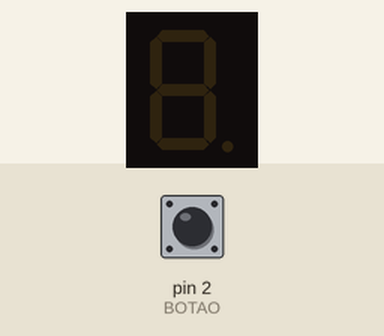
A sketch run on a simulated Arduino Uno, built with avr-gcc and run on an emulated ATmega328P. On the bench: 1-digit seven-segment display. Wiring (inferred from the names in the program): 1-digit 7-segment display, segments lit when HIGH: segments pin 12, pin 11, pin 10, pin 9, pin 8, pin 6, pin 7, pin 5. The test bench sets the inputs (shaded band); at power-on: pin 2 (BOTAO) LOW. Random numbers use the default seed unless the sketch sets one; the segment pins are drawn as the display they are named for.

Above: at 1.2 s.
1.3 s: pin 2 (BOTAO) pulled HIGH for 3.2 s
At 5.1 s:
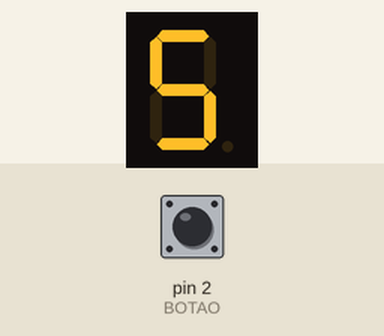
6.0 s: pin 2 (BOTAO) pulled HIGH for 0.15 s
At 7.6 s:
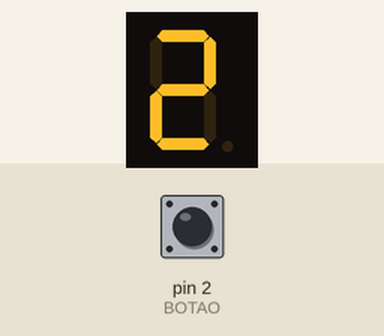
8.5 s: pin 2 (BOTAO) pulled HIGH for 3.2 s
At 12.4 s:
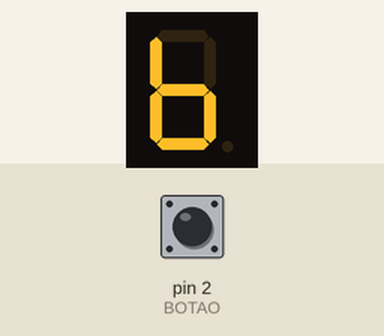
13.3 s: pin 2 (BOTAO) pulled HIGH for 3.2 s
At 17.3 s:
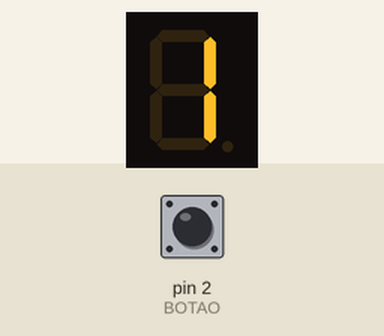
18.1 s: pin 2 (BOTAO) pulled HIGH for 1 s
At 20.4 s:
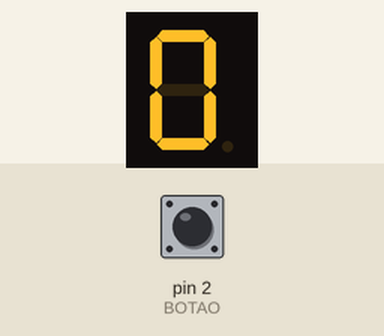
Timing chart, 0 to 21.6 s (numbered marks = the images above; inputs shaded):
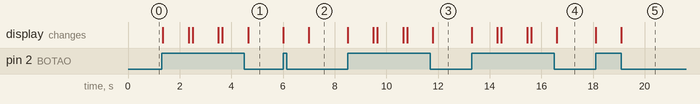

Measured:
- after the input at 1.3 s, the display: first changes after 0.05 s (image 1 shows a later state)
- after the input at 6.0 s, the display: first changes at once (image 2 shows a later state)
- after the input at 8.5 s, the display: first changes at once (image 3 shows a later state)
- after the input at 13.3 s, the display: first changes at once (image 4 shows a later state)
- after the input at 18.1 s, the display: first changes at once (image 5 shows a later state)

The sketch:

exercicio_5.ino
```cpp
/*
    Utilizando o display de 7 segmentos, faça um dado de 6 números que mostra o
  valor quando você aperta um botão. (dica: pesquise no site do Arduino sobre a instrução
  random).
  by: JBarbosa
*/

const int A = 12;
const int B = 11;
const int C = 10;
const int D = 9;
const int E = 8;
const int F = 6;
const int G = 7;
const int DOT = 5;

const int CONTADOR_SIZE = 8;
const int BOTAO = 2;

void setup() {
  pinMode(BOTAO, INPUT);

  pinMode(A, OUTPUT);
  pinMode(B, OUTPUT);
  pinMode(C, OUTPUT);
  pinMode(D, OUTPUT);
  pinMode(E, OUTPUT);
  pinMode(F, OUTPUT);
  pinMode(G, OUTPUT);
  pinMode(DOT, OUTPUT);
}

void loop() {
  delay(150);

  if (digitalRead(BOTAO)) {

    PONTO();
    delay(1000);

    int valor = random(9);
    switch (valor) {
      case 0:
        ZERO();
        break;
      case 1:
        UM();
        break;
      case 2:
        DOIS();
        break;
      case 3:
        TREIS();
        break;
      case 4:
        QUATRO();
        break;
      case 5:
        CINCO();
        break;
      case 6:
        SEIS();
        break;
      case 7:
        SETE();
        break;
      case 8:
        OITO();
        break;
      case 9:
        NOVE();
        break;
    }
  }
}

// Sem lib para montar display
void clearContador() {
  digitalWrite(A, LOW);
  digitalWrite(B, LOW);
  digitalWrite(C, LOW);
  digitalWrite(D, LOW);
  digitalWrite(E, LOW);
  digitalWrite(F, LOW);
  digitalWrite(G, LOW);
  digitalWrite(DOT, LOW);
}

void PONTO() {
  clearContador();
  digitalWrite(DOT, HIGH);
}

void ZERO() {
  clearContador();
  digitalWrite(A, HIGH);
  digitalWrite(B, HIGH);
  digitalWrite(C, HIGH);
  digitalWrite(D, HIGH);
  digitalWrite(E, HIGH);
  digitalWrite(F, HIGH);
}

void UM() {
  clearContador();
  digitalWrite(B, HIGH);
  digitalWrite(C, HIGH);
}

void DOIS() {
  clearContador();
  digitalWrite(A, HIGH);
  digitalWrite(B, HIGH);
  digitalWrite(D, HIGH);
  digitalWrite(E, HIGH);
  digitalWrite(G, HIGH);
}

void TREIS() {
  clearContador();
  digitalWrite(A, HIGH);
  digitalWrite(B, HIGH);
  digitalWrite(C, HIGH);
  digitalWrite(D, HIGH);
  digitalWrite(G, HIGH);
}

void QUATRO() {
  clearContador();
  digitalWrite(B, HIGH);
  digitalWrite(C, HIGH);
  digitalWrite(F, HIGH);
  digitalWrite(G, HIGH);
}

void CINCO() {
  clearContador();
  digitalWrite(A, HIGH);
  digitalWrite(C, HIGH);
  digitalWrite(D, HIGH);
  digitalWrite(F, HIGH);
  digitalWrite(G, HIGH);
}

void SEIS() {
  clearContador();
  digitalWrite(C, HIGH);
  digitalWrite(D, HIGH);
  digitalWrite(E, HIGH);
  digitalWrite(F, HIGH);
  digitalWrite(G, HIGH);
}

void SETE() {
  clearContador();
  digitalWrite(A, HIGH);
  digitalWrite(B, HIGH);
  digitalWrite(C, HIGH);
}

void OITO() {
  clearContador();
  digitalWrite(A, HIGH);
  digitalWrite(B, HIGH);
  digitalWrite(C, HIGH);
  digitalWrite(D, HIGH);
  digitalWrite(E, HIGH);
  digitalWrite(F, HIGH);
  digitalWrite(G, HIGH);
}

void NOVE() {
  clearContador();
  digitalWrite(A, HIGH);
  digitalWrite(B, HIGH);
  digitalWrite(C, HIGH);
  digitalWrite(F, HIGH);
  digitalWrite(G, HIGH);
}
```
